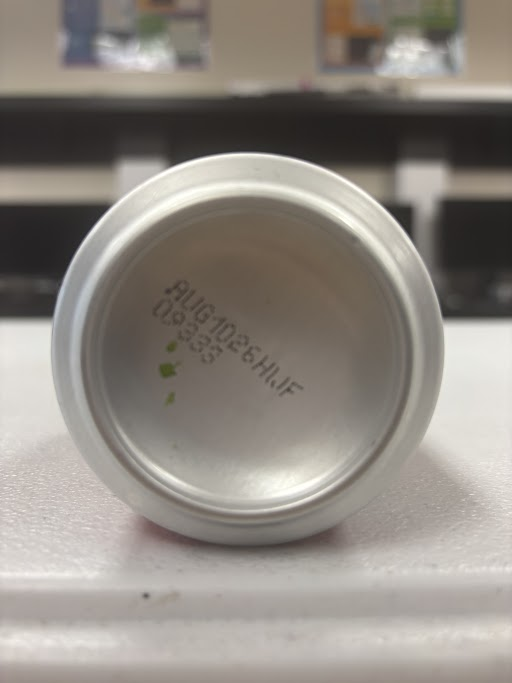
#> input picture cir_detect/can.jpg, 512 x 683 px, given in place of moving_cir.mp4, which was not available
$ python moving_cir.py
#> lines starting #> are read from the running program, lines starting #| are printed output that depends on the picture; after the words box and inside, x2 and y2 are one past the last pixel; in counts of white or black regions, pixels touching at a corner belong together; pictures that were not available may be replaced by others from this repository, and a replacement may not be noted

import cv2
import numpy as np

# Open the moving can video file
cap = cv2.VideoCapture("moving_cir.mp4")

while True:
    # Read one frame from the video
    ret, frame = cap.read()
#> frame is the input picture: shape (683, 512, 3); mean B, G, R 130.7, 137.7, 143.8
    if not ret:
        break

    # Copy frame for drawing results
    output = frame.copy()

    # Convert BGR image to HSV color space
    hsv = cv2.cvtColor(frame, cv2.COLOR_BGR2HSV)
#> hsv: shape (683, 512, 3); mean H, S, V 21.3, 26.9, 144

    # Define HSV range for can top
    lower_gray = np.array([0, 0, 40])
    upper_gray = np.array([180, 80, 210])

    # Create mask to keep only gray regions (can top)
    mask = cv2.inRange(hsv, lower_gray, upper_gray)
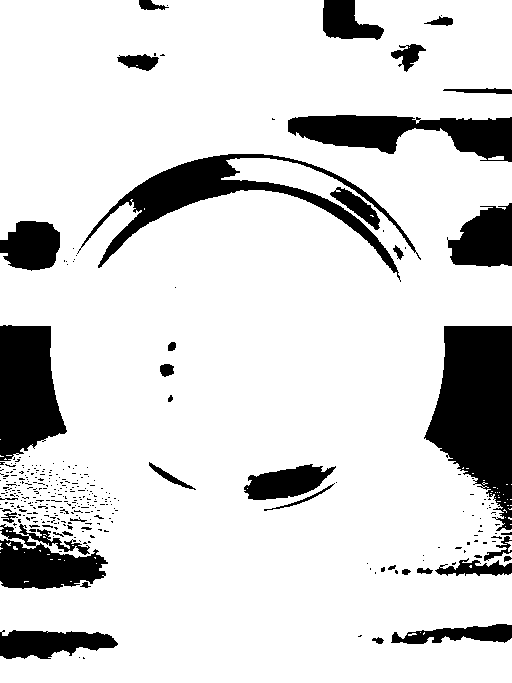
#> mask: shape (683, 512); 84.4% white; 341 black regions (302 under 20 px), largest, box (x1, y1, x2, y2) and area: (424, 326, 512, 531) 11555, (77, 154, 421, 282) 7652, (0, 325, 67, 461) 6755

    # Apply mask to original frame
    gray_only = cv2.bitwise_and(frame, frame, mask=mask)
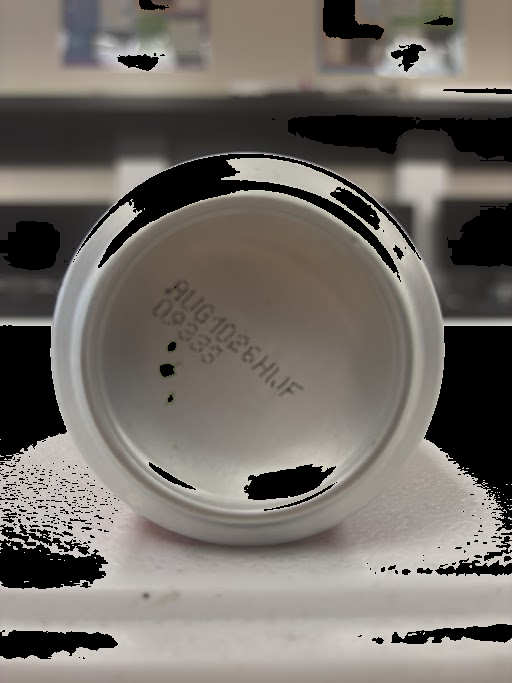
#> gray_only: shape (683, 512, 3); mean B, G, R 103.9, 109.9, 115.4

    # Convert masked image to grayscale
    gray = cv2.cvtColor(gray_only, cv2.COLOR_BGR2GRAY)

    # Apply Gaussian blur to reduce noise and smooth edges
    blur = cv2.GaussianBlur(gray, (5, 5), 0)
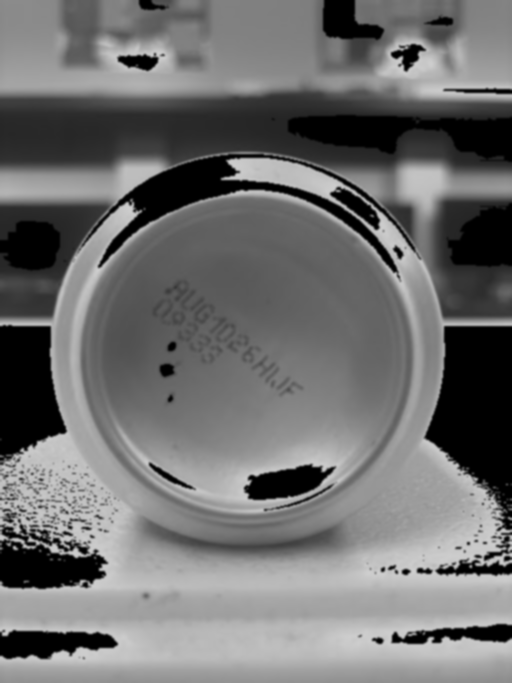
#> blur: shape (683, 512); min 0, max 206, mean 110.9

    # Detect circles using Hough Circle Transform
    circles = cv2.HoughCircles(
        blur,
        cv2.HOUGH_GRADIENT,
        dp=1.2,
        minDist=50,
        param1=100,
        param2=100,
        minRadius=140,
        maxRadius=160
    )
#> circles = None

    # Draw detected circles on the original video
    if circles is not None:
        circles = np.round(circles[0, :]).astype("int")
        for (x, y, r) in circles:
            cv2.circle(output, (x, y), r, (0, 255, 0), 2)
            cv2.circle(output, (x, y), 2, (0, 0, 255), -1)

    # Display the result
    cv2.imshow("Can Top Detection", output)
    # Wait for 30 milliseconds for a key event.If the 'q' key is pressed, exit the loop.
    if cv2.waitKey(30) & 0xFF == ord('q'):
#> (key q is pressed here)
        break
# Release video resource
# Release video resources and close windows
cap.release()
cv2.destroyAllWindows()
